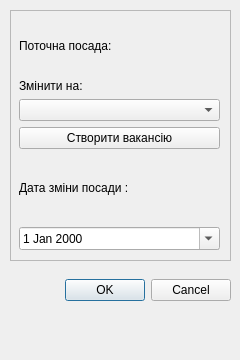
<?xml version="1.0" encoding="UTF-8"?>
<ui version="4.0">
 <class>Dialog_changePosition</class>
 <widget class="QDialog" name="Dialog_changePosition">
  <property name="geometry">
   <rect>
    <x>0</x>
    <y>0</y>
    <width>240</width>
    <height>360</height>
   </rect>
  </property>
  <property name="windowTitle">
   <string>Змінити посаду</string>
  </property>
  <property name="modal">
   <bool>true</bool>
  </property>
  <widget class="QDialogButtonBox" name="buttonBox">
   <property name="geometry">
    <rect>
     <x>10</x>
     <y>270</y>
     <width>221</width>
     <height>41</height>
    </rect>
   </property>
   <property name="orientation">
    <enum>Qt::Horizontal</enum>
   </property>
   <property name="standardButtons">
    <set>QDialogButtonBox::Cancel|QDialogButtonBox::Ok</set>
   </property>
  </widget>
  <widget class="QFrame" name="frame">
   <property name="geometry">
    <rect>
     <x>10</x>
     <y>10</y>
     <width>221</width>
     <height>251</height>
    </rect>
   </property>
   <property name="frameShape">
    <enum>QFrame::StyledPanel</enum>
   </property>
   <property name="frameShadow">
    <enum>QFrame::Raised</enum>
   </property>
   <widget class="QWidget" name="verticalLayoutWidget">
    <property name="geometry">
     <rect>
      <x>9</x>
      <y>9</y>
      <width>201</width>
      <height>231</height>
     </rect>
    </property>
    <layout class="QVBoxLayout" name="verticalLayout">
     <item>
      <widget class="QLabel" name="staffNameSurname">
       <property name="sizePolicy">
        <sizepolicy hsizetype="Preferred" vsizetype="Maximum">
         <horstretch>0</horstretch>
         <verstretch>0</verstretch>
        </sizepolicy>
       </property>
       <property name="text">
        <string/>
       </property>
       <property name="alignment">
        <set>Qt::AlignCenter</set>
       </property>
      </widget>
     </item>
     <item>
      <widget class="QLabel" name="label_2">
       <property name="sizePolicy">
        <sizepolicy hsizetype="Preferred" vsizetype="Maximum">
         <horstretch>0</horstretch>
         <verstretch>0</verstretch>
        </sizepolicy>
       </property>
       <property name="text">
        <string>Поточна посада:</string>
       </property>
      </widget>
     </item>
     <item>
      <widget class="QLabel" name="currentPosition">
       <property name="sizePolicy">
        <sizepolicy hsizetype="Preferred" vsizetype="Maximum">
         <horstretch>0</horstretch>
         <verstretch>0</verstretch>
        </sizepolicy>
       </property>
       <property name="text">
        <string/>
       </property>
       <property name="alignment">
        <set>Qt::AlignCenter</set>
       </property>
      </widget>
     </item>
     <item>
      <widget class="QLabel" name="label_4">
       <property name="sizePolicy">
        <sizepolicy hsizetype="Preferred" vsizetype="Maximum">
         <horstretch>0</horstretch>
         <verstretch>0</verstretch>
        </sizepolicy>
       </property>
       <property name="text">
        <string>Змінити на:</string>
       </property>
      </widget>
     </item>
     <item>
      <widget class="QComboBox" name="selectNewPosition">
       <property name="cursor">
        <cursorShape>PointingHandCursor</cursorShape>
       </property>
      </widget>
     </item>
     <item>
      <widget class="QPushButton" name="openNewVacancy">
       <property name="cursor">
        <cursorShape>PointingHandCursor</cursorShape>
       </property>
       <property name="text">
        <string>Створити вакансію</string>
       </property>
       <property name="autoDefault">
        <bool>false</bool>
       </property>
      </widget>
     </item>
     <item>
      <widget class="QLabel" name="label">
       <property name="text">
        <string>Дата зміни посади :</string>
       </property>
      </widget>
     </item>
     <item>
      <widget class="QDateEdit" name="changeDate">
       <property name="calendarPopup">
        <bool>true</bool>
       </property>
      </widget>
     </item>
    </layout>
   </widget>
  </widget>
 </widget>
 <resources/>
 <connections>
  <connection>
   <sender>buttonBox</sender>
   <signal>accepted()</signal>
   <receiver>Dialog_changePosition</receiver>
   <slot>accept()</slot>
   <hints>
    <hint type="sourcelabel">
     <x>248</x>
     <y>254</y>
    </hint>
    <hint type="destinationlabel">
     <x>157</x>
     <y>274</y>
    </hint>
   </hints>
  </connection>
  <connection>
   <sender>buttonBox</sender>
   <signal>rejected()</signal>
   <receiver>Dialog_changePosition</receiver>
   <slot>reject()</slot>
   <hints>
    <hint type="sourcelabel">
     <x>316</x>
     <y>260</y>
    </hint>
    <hint type="destinationlabel">
     <x>286</x>
     <y>274</y>
    </hint>
   </hints>
  </connection>
 </connections>
</ui>
